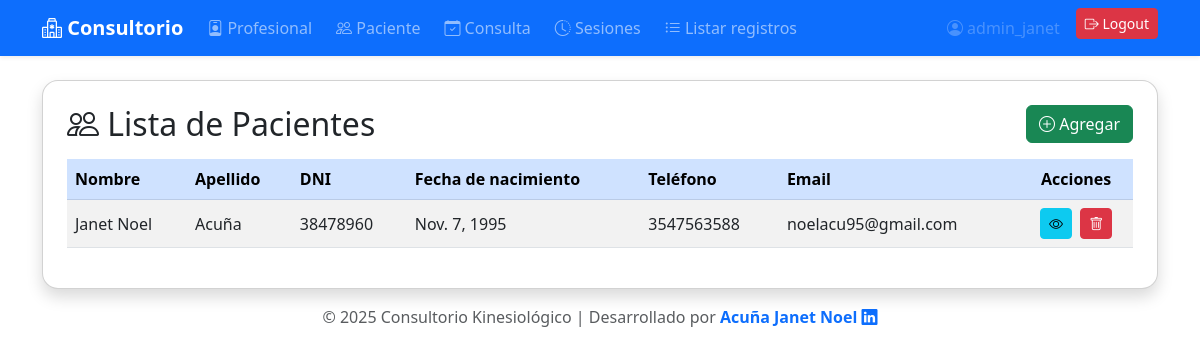
The app's page /lista_pacientes/ (signed in) with its own data.
### kinesiologia/models.py (models this page shows, shortened)
class Paciente (models.Model):
    Nombre = models.CharField(max_length=50)
    Apellido = models.CharField(max_length=50)
    Fecha_nacimiento = models.DateField()
    DNI = models.CharField(max_length=50)
    Tel = models.CharField(max_length=50)
    Email = models.EmailField()

### kinesiologia/views.py (the view)
# urls.py: path('lista_pacientes/', views.pacienteListView.as_view(template_name='paciente_list.html'), name='lista_pacientes'),
class pacienteListView(SuperuserRequiredMixin, ListView):
    model = Paciente
    template_name = 'paciente_list.html'
    context_object_name = 'pacientes'

### kinesiologia/superuser_access.py (called while the page is built)
    def test_func(self):
        return self.request.user.is_authenticated and self.request.user.is_superuser

### kinesiologia/templates/paciente_list.html
{% extends 'base.html' %}
{% block content %}
<div class="card shadow rounded-4 p-4 mt-4">
  <div class="d-flex justify-content-between align-items-center mb-3">
    <h2 class="mb-0"><i class="bi bi-people"></i> Lista de Pacientes</h2>
    <a href="{% url 'crear_paciente' %}" class="btn btn-success">
      <i class="bi bi-plus-circle"></i> Agregar
    </a>
  </div>
  <div class="table-responsive">
    <table class="table table-striped table-hover align-middle">
      <thead class="table-primary">
        <tr>
          <th>Nombre</th>
          <th>Apellido</th>
          <th>DNI</th>
          <th>Fecha de nacimiento</th>
          <th>Teléfono</th>
          <th>Email</th>
          <th class="text-center">Acciones</th>
        </tr>
      </thead>
      <tbody>
        {% for paciente in pacientes %}
        <tr>
          <td>{{ paciente.Nombre }}</td>
          <td>{{ paciente.Apellido }}</td>
          <td>{{ paciente.DNI }}</td>
          <td>{{ paciente.Fecha_nacimiento }}</td>
          <td>{{ paciente.Tel }}</td>
          <td>{{ paciente.Email }}</td>
          <td class="text-center">
            <a href="{% url 'detalle_paciente' paciente.pk %}" class="btn btn-info btn-sm me-1" title="Ver"><i class="bi bi-eye"></i></a>
            <a href="{% url 'borrar_paciente' paciente.pk %}" class="btn btn-danger btn-sm" title="Eliminar"><i class="bi bi-trash"></i></a>
          </td>
        </tr>
        {% empty %}
        <tr><td colspan="7" class="text-center">No hay pacientes registrados.</td></tr>
        {% endfor %}
      </tbody>
    </table>
  </div>
</div>
{% endblock %}

### kinesiologia/templates/base.html (shortened to what this page needs)
<!DOCTYPE html>
<html lang="es">
<head>
    <link href="https://cdn.jsdelivr.net/npm/bootstrap@5.3.0/dist/css/bootstrap.min.css" rel="stylesheet">
    <link href="https://cdn.jsdelivr.net/npm/bootstrap-icons@1.10.5/font/bootstrap-icons.css" rel="stylesheet">
</head>
<body>
<nav class="navbar navbar-expand-lg navbar-dark bg-primary shadow-sm">
  <div class="container">
    <a class="navbar-brand fw-bold" href="{% url 'home' %}"><i class="bi bi-hospital"></i> Consultorio</a>
    <div class="collapse navbar-collapse" id="navbarNav">
      <ul class="navbar-nav me-auto mb-2 mb-lg-0 gap-2">
        {% if user.is_authenticated %}
          <li class="nav-item"><a class="nav-link" href="{% url 'lista_profesionales' %}"><i class="bi bi-person-badge"></i> Profesional</a></li>
          <li class="nav-item"><a class="nav-link" href="{% url 'lista_pacientes' %}"><i class="bi bi-people"></i> Paciente</a></li>
          <li class="nav-item"><a class="nav-link" href="{% url 'lista_consultas' %}"><i class="bi bi-calendar-check"></i> Consulta</a></li>
          <li class="nav-item"><a class="nav-link" href="{% url 'sesion_list' %}"><i class="bi bi-clock-history"></i> Sesiones</a></li>
          <li class="nav-item"><a class="nav-link" href="{% url 'listar_registros' %}"><i class="bi bi-list-ul"></i> Listar registros</a></li>
        {% endif %}
      </ul>
      <ul class="navbar-nav gap-2">
        {% if user.is_authenticated %}
          <li class="nav-item"><span class="nav-link disabled"><i class="bi bi-person-circle"></i> {{ user.username }}</span></li>
          <li class="nav-item">
            <form method="post" action="{% url 'logout' %}" style="display:inline;">
              <button type="submit" class="btn btn-danger btn-sm"><i class="bi bi-box-arrow-right"></i> Logout</button>
            </form>
          </li>
        {% else %}
          <li class="nav-item"><a class="btn btn-success btn-sm" href="{% url 'login' %}"><i class="bi bi-box-arrow-in-right"></i> Login</a></li>
        {% endif %}
      </ul>
    </div>
  </div>
</nav>
<div class="container mt-4">
  {% block content %}{% endblock %}
</div>
<footer class="text-center text-muted py-3">
  © 2025 Consultorio Kinesiológico | Desarrollado por
  <a href="https://www.linkedin.com/in/janet-acuña" target="_blank" class="text-decoration-none fw-semibold">
    Acuña Janet Noel <i class="bi bi-linkedin"></i>
  </a>
</footer>
</body>
</html>

### records on screen
Paciente: Nombre "Janet Noel", Apellido "Acuña", DNI "38478960", Fecha_nacimiento "Nov. 7, 1995", Tel "3547563588", Email "noelacu95@gmail.com"

### other values on screen
{{ user.username }} "admin_janet"
